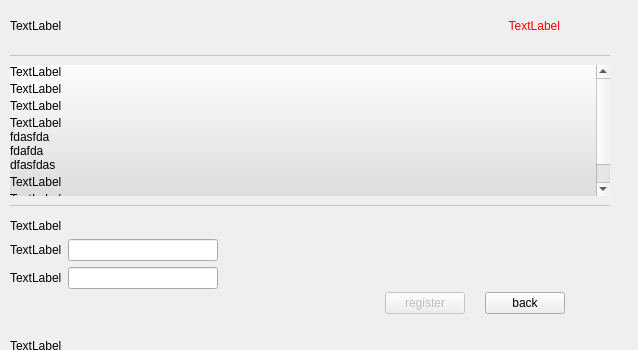
<?xml version="1.0" encoding="UTF-8"?>
<ui version="4.0">
 <class>Form</class>
 <widget class="QWidget" name="Form">
  <property name="geometry">
   <rect>
    <x>0</x>
    <y>0</y>
    <width>638</width>
    <height>350</height>
   </rect>
  </property>
  <property name="windowTitle">
   <string>Form</string>
  </property>
  <widget class="QScrollArea" name="scrollArea">
   <property name="geometry">
    <rect>
     <x>10</x>
     <y>65</y>
     <width>600</width>
     <height>131</height>
    </rect>
   </property>
   <property name="frameShape">
    <enum>QFrame::NoFrame</enum>
   </property>
   <property name="frameShadow">
    <enum>QFrame::Plain</enum>
   </property>
   <property name="widgetResizable">
    <bool>true</bool>
   </property>
   <widget class="QWidget" name="scrollAreaWidgetContents">
    <property name="geometry">
     <rect>
      <x>0</x>
      <y>0</y>
      <width>584</width>
      <height>144</height>
     </rect>
    </property>
    <property name="styleSheet">
     <string notr="true">background-color: qlineargradient(spread:pad, x1:0, y1:0, x2:0, y2:1, stop:0 rgb(253, 253, 253, 253), stop:1 rgb(214, 214, 214, 253));</string>
    </property>
    <layout class="QVBoxLayout" name="verticalLayout">
     <property name="spacing">
      <number>3</number>
     </property>
     <property name="margin">
      <number>0</number>
     </property>
     <item>
      <widget class="QLabel" name="lab_desc">
       <property name="styleSheet">
        <string notr="true">background-color: none;</string>
       </property>
       <property name="text">
        <string>TextLabel</string>
       </property>
       <property name="wordWrap">
        <bool>true</bool>
       </property>
       <property name="openExternalLinks">
        <bool>false</bool>
       </property>
      </widget>
     </item>
     <item>
      <widget class="QLabel" name="lab_how">
       <property name="styleSheet">
        <string notr="true">background-color: none;</string>
       </property>
       <property name="text">
        <string>TextLabel</string>
       </property>
       <property name="wordWrap">
        <bool>true</bool>
       </property>
      </widget>
     </item>
     <item>
      <widget class="QLabel" name="lab_step1">
       <property name="styleSheet">
        <string notr="true">background-color: none;</string>
       </property>
       <property name="text">
        <string>TextLabel</string>
       </property>
       <property name="wordWrap">
        <bool>true</bool>
       </property>
       <property name="openExternalLinks">
        <bool>false</bool>
       </property>
      </widget>
     </item>
     <item>
      <widget class="QLabel" name="lab_step2">
       <property name="styleSheet">
        <string notr="true">background-color: none;</string>
       </property>
       <property name="text">
        <string>TextLabel
fdasfda
fdafda
dfasfdas</string>
       </property>
       <property name="wordWrap">
        <bool>true</bool>
       </property>
       <property name="openExternalLinks">
        <bool>false</bool>
       </property>
      </widget>
     </item>
     <item>
      <widget class="QLabel" name="lab_step3">
       <property name="styleSheet">
        <string notr="true">background-color: none;</string>
       </property>
       <property name="text">
        <string>TextLabel</string>
       </property>
       <property name="wordWrap">
        <bool>true</bool>
       </property>
       <property name="openExternalLinks">
        <bool>false</bool>
       </property>
      </widget>
     </item>
     <item>
      <widget class="QLabel" name="lab_step4">
       <property name="styleSheet">
        <string notr="true">background-color: none;</string>
       </property>
       <property name="text">
        <string>TextLabel</string>
       </property>
       <property name="wordWrap">
        <bool>true</bool>
       </property>
       <property name="openExternalLinks">
        <bool>false</bool>
       </property>
      </widget>
     </item>
     <item>
      <widget class="QLabel" name="lab_note">
       <property name="styleSheet">
        <string notr="true">background-color: none;</string>
       </property>
       <property name="text">
        <string>TextLabel</string>
       </property>
       <property name="wordWrap">
        <bool>true</bool>
       </property>
       <property name="openExternalLinks">
        <bool>false</bool>
       </property>
      </widget>
     </item>
    </layout>
   </widget>
  </widget>
  <widget class="QStackedWidget" name="stack_register">
   <property name="geometry">
    <rect>
     <x>10</x>
     <y>210</y>
     <width>621</width>
     <height>120</height>
    </rect>
   </property>
   <property name="currentIndex">
    <number>0</number>
   </property>
   <widget class="QWidget" name="page">
    <layout class="QVBoxLayout" name="verticalLayout_6">
     <property name="spacing">
      <number>3</number>
     </property>
     <property name="leftMargin">
      <number>0</number>
     </property>
     <property name="topMargin">
      <number>6</number>
     </property>
     <property name="rightMargin">
      <number>0</number>
     </property>
     <property name="bottomMargin">
      <number>0</number>
     </property>
     <item>
      <widget class="QFrame" name="frame_8">
       <property name="frameShape">
        <enum>QFrame::NoFrame</enum>
       </property>
       <property name="frameShadow">
        <enum>QFrame::Raised</enum>
       </property>
       <layout class="QHBoxLayout" name="horizontalLayout_7">
        <property name="margin">
         <number>0</number>
        </property>
        <item>
         <widget class="QLabel" name="lab_recount">
          <property name="styleSheet">
           <string notr="true">background-color: none;</string>
          </property>
          <property name="text">
           <string>TextLabel</string>
          </property>
          <property name="openExternalLinks">
           <bool>false</bool>
          </property>
         </widget>
        </item>
        <item>
         <spacer name="horizontalSpacer_7">
          <property name="orientation">
           <enum>Qt::Horizontal</enum>
          </property>
          <property name="sizeHint" stdset="0">
           <size>
            <width>554</width>
            <height>20</height>
           </size>
          </property>
         </spacer>
        </item>
       </layout>
      </widget>
     </item>
     <item>
      <widget class="QFrame" name="frame_6">
       <property name="frameShape">
        <enum>QFrame::NoFrame</enum>
       </property>
       <property name="frameShadow">
        <enum>QFrame::Raised</enum>
       </property>
       <layout class="QHBoxLayout" name="horizontalLayout_5">
        <property name="margin">
         <number>0</number>
        </property>
        <item>
         <layout class="QVBoxLayout" name="verticalLayout_5">
          <item>
           <widget class="QLabel" name="lab_usr">
            <property name="sizePolicy">
             <sizepolicy hsizetype="Preferred" vsizetype="Preferred">
              <horstretch>0</horstretch>
              <verstretch>0</verstretch>
             </sizepolicy>
            </property>
            <property name="text">
             <string>TextLabel</string>
            </property>
           </widget>
          </item>
          <item>
           <widget class="QLabel" name="lab_pwd">
            <property name="text">
             <string>TextLabel</string>
            </property>
           </widget>
          </item>
         </layout>
        </item>
        <item>
         <layout class="QVBoxLayout" name="verticalLayout_4">
          <item>
           <widget class="QLineEdit" name="edt_usr">
            <property name="sizePolicy">
             <sizepolicy hsizetype="Preferred" vsizetype="Fixed">
              <horstretch>0</horstretch>
              <verstretch>0</verstretch>
             </sizepolicy>
            </property>
            <property name="minimumSize">
             <size>
              <width>150</width>
              <height>0</height>
             </size>
            </property>
            <property name="maxLength">
             <number>32</number>
            </property>
           </widget>
          </item>
          <item>
           <widget class="QLineEdit" name="edt_pwd">
            <property name="sizePolicy">
             <sizepolicy hsizetype="Preferred" vsizetype="Fixed">
              <horstretch>0</horstretch>
              <verstretch>0</verstretch>
             </sizepolicy>
            </property>
            <property name="maxLength">
             <number>32</number>
            </property>
           </widget>
          </item>
         </layout>
        </item>
        <item>
         <spacer name="horizontalSpacer_6">
          <property name="orientation">
           <enum>Qt::Horizontal</enum>
          </property>
          <property name="sizeHint" stdset="0">
           <size>
            <width>271</width>
            <height>20</height>
           </size>
          </property>
         </spacer>
        </item>
       </layout>
      </widget>
     </item>
     <item>
      <widget class="QFrame" name="frame_5">
       <property name="frameShape">
        <enum>QFrame::NoFrame</enum>
       </property>
       <property name="frameShadow">
        <enum>QFrame::Raised</enum>
       </property>
       <layout class="QHBoxLayout" name="horizontalLayout_4">
        <property name="spacing">
         <number>20</number>
        </property>
        <property name="leftMargin">
         <number>0</number>
        </property>
        <property name="topMargin">
         <number>0</number>
        </property>
        <property name="rightMargin">
         <number>66</number>
        </property>
        <property name="bottomMargin">
         <number>0</number>
        </property>
        <item>
         <spacer name="horizontalSpacer_4">
          <property name="orientation">
           <enum>Qt::Horizontal</enum>
          </property>
          <property name="sizeHint" stdset="0">
           <size>
            <width>408</width>
            <height>20</height>
           </size>
          </property>
         </spacer>
        </item>
        <item>
         <widget class="QPushButton" name="but_register">
          <property name="enabled">
           <bool>false</bool>
          </property>
          <property name="text">
           <string>register</string>
          </property>
          <property name="autoDefault">
           <bool>true</bool>
          </property>
         </widget>
        </item>
        <item>
         <widget class="QPushButton" name="but_back">
          <property name="text">
           <string>back</string>
          </property>
          <property name="autoDefault">
           <bool>true</bool>
          </property>
         </widget>
        </item>
       </layout>
      </widget>
     </item>
     <item>
      <spacer name="verticalSpacer">
       <property name="orientation">
        <enum>Qt::Vertical</enum>
       </property>
       <property name="sizeHint" stdset="0">
        <size>
         <width>20</width>
         <height>40</height>
        </size>
       </property>
      </spacer>
     </item>
    </layout>
   </widget>
   <widget class="QWidget" name="page_2">
    <layout class="QVBoxLayout" name="verticalLayout_3">
     <property name="spacing">
      <number>3</number>
     </property>
     <property name="leftMargin">
      <number>0</number>
     </property>
     <property name="topMargin">
      <number>6</number>
     </property>
     <property name="rightMargin">
      <number>0</number>
     </property>
     <property name="bottomMargin">
      <number>0</number>
     </property>
     <item>
      <widget class="QFrame" name="frame_3">
       <property name="frameShape">
        <enum>QFrame::NoFrame</enum>
       </property>
       <property name="frameShadow">
        <enum>QFrame::Plain</enum>
       </property>
       <layout class="QVBoxLayout" name="verticalLayout_2">
        <property name="margin">
         <number>0</number>
        </property>
        <item>
         <layout class="QHBoxLayout" name="horizontalLayout_2">
          <item>
           <widget class="QLabel" name="lab_buttom1">
            <property name="sizePolicy">
             <sizepolicy hsizetype="Expanding" vsizetype="Preferred">
              <horstretch>0</horstretch>
              <verstretch>0</verstretch>
             </sizepolicy>
            </property>
            <property name="text">
             <string>lab_start</string>
            </property>
            <property name="wordWrap">
             <bool>false</bool>
            </property>
           </widget>
          </item>
          <item>
           <widget class="QLabel" name="lab_registered_usr">
            <property name="sizePolicy">
             <sizepolicy hsizetype="Expanding" vsizetype="Preferred">
              <horstretch>0</horstretch>
              <verstretch>0</verstretch>
             </sizepolicy>
            </property>
            <property name="text">
             <string>lab_start</string>
            </property>
            <property name="wordWrap">
             <bool>true</bool>
            </property>
           </widget>
          </item>
          <item>
           <spacer name="horizontalSpacer_3">
            <property name="orientation">
             <enum>Qt::Horizontal</enum>
            </property>
            <property name="sizeHint" stdset="0">
             <size>
              <width>40</width>
              <height>20</height>
             </size>
            </property>
           </spacer>
          </item>
         </layout>
        </item>
        <item>
         <widget class="QLabel" name="lab_buttom2">
          <property name="text">
           <string>lab_start</string>
          </property>
          <property name="wordWrap">
           <bool>true</bool>
          </property>
         </widget>
        </item>
        <item>
         <widget class="QLabel" name="lab_buttom3">
          <property name="text">
           <string>lab_start</string>
          </property>
          <property name="wordWrap">
           <bool>true</bool>
          </property>
         </widget>
        </item>
        <item>
         <widget class="QFrame" name="frame_2">
          <property name="frameShape">
           <enum>QFrame::NoFrame</enum>
          </property>
          <property name="frameShadow">
           <enum>QFrame::Plain</enum>
          </property>
          <layout class="QHBoxLayout" name="horizontalLayout_3">
           <property name="spacing">
            <number>20</number>
           </property>
           <property name="leftMargin">
            <number>0</number>
           </property>
           <property name="topMargin">
            <number>0</number>
           </property>
           <property name="rightMargin">
            <number>66</number>
           </property>
           <property name="bottomMargin">
            <number>0</number>
           </property>
           <item>
            <spacer name="horizontalSpacer">
             <property name="orientation">
              <enum>Qt::Horizontal</enum>
             </property>
             <property name="sizeHint" stdset="0">
              <size>
               <width>397</width>
               <height>20</height>
              </size>
             </property>
            </spacer>
           </item>
           <item>
            <widget class="QPushButton" name="but_unregister">
             <property name="text">
              <string>PushButton</string>
             </property>
             <property name="autoDefault">
              <bool>true</bool>
             </property>
            </widget>
           </item>
           <item>
            <widget class="QPushButton" name="but_back2">
             <property name="text">
              <string>PushButton</string>
             </property>
             <property name="autoDefault">
              <bool>true</bool>
             </property>
            </widget>
           </item>
          </layout>
         </widget>
        </item>
        <item>
         <spacer name="verticalSpacer_2">
          <property name="orientation">
           <enum>Qt::Vertical</enum>
          </property>
          <property name="sizeHint" stdset="0">
           <size>
            <width>20</width>
            <height>40</height>
           </size>
          </property>
         </spacer>
        </item>
       </layout>
      </widget>
     </item>
    </layout>
   </widget>
  </widget>
  <widget class="QFrame" name="frame">
   <property name="geometry">
    <rect>
     <x>10</x>
     <y>0</y>
     <width>591</width>
     <height>52</height>
    </rect>
   </property>
   <property name="frameShape">
    <enum>QFrame::NoFrame</enum>
   </property>
   <property name="frameShadow">
    <enum>QFrame::Plain</enum>
   </property>
   <layout class="QHBoxLayout" name="horizontalLayout">
    <property name="margin">
     <number>0</number>
    </property>
    <item>
     <widget class="QLabel" name="lab_readyshare">
      <property name="sizePolicy">
       <sizepolicy hsizetype="Preferred" vsizetype="Preferred">
        <horstretch>0</horstretch>
        <verstretch>0</verstretch>
       </sizepolicy>
      </property>
      <property name="text">
       <string>TextLabel</string>
      </property>
     </widget>
    </item>
    <item>
     <spacer name="horizontalSpacer_2">
      <property name="orientation">
       <enum>Qt::Horizontal</enum>
      </property>
      <property name="sizeHint" stdset="0">
       <size>
        <width>40</width>
        <height>20</height>
       </size>
      </property>
     </spacer>
    </item>
    <item>
     <widget class="QLabel" name="lab_error">
      <property name="sizePolicy">
       <sizepolicy hsizetype="Expanding" vsizetype="Preferred">
        <horstretch>0</horstretch>
        <verstretch>0</verstretch>
       </sizepolicy>
      </property>
      <property name="styleSheet">
       <string notr="true">color: rgb(255, 0, 0);</string>
      </property>
      <property name="text">
       <string>TextLabel</string>
      </property>
      <property name="alignment">
       <set>Qt::AlignRight|Qt::AlignTrailing|Qt::AlignVCenter</set>
      </property>
      <property name="wordWrap">
       <bool>true</bool>
      </property>
     </widget>
    </item>
    <item>
     <widget class="QFrame" name="fr_pi">
      <property name="sizePolicy">
       <sizepolicy hsizetype="Preferred" vsizetype="Expanding">
        <horstretch>0</horstretch>
        <verstretch>0</verstretch>
       </sizepolicy>
      </property>
      <property name="minimumSize">
       <size>
        <width>35</width>
        <height>35</height>
       </size>
      </property>
      <property name="maximumSize">
       <size>
        <width>35</width>
        <height>35</height>
       </size>
      </property>
      <property name="frameShape">
       <enum>QFrame::NoFrame</enum>
      </property>
      <property name="frameShadow">
       <enum>QFrame::Plain</enum>
      </property>
     </widget>
    </item>
   </layout>
  </widget>
  <widget class="QFrame" name="split_line">
   <property name="geometry">
    <rect>
     <x>10</x>
     <y>205</y>
     <width>600</width>
     <height>1</height>
    </rect>
   </property>
   <property name="styleSheet">
    <string notr="true">border:1px solid #C4C4C3</string>
   </property>
   <property name="frameShape">
    <enum>QFrame::HLine</enum>
   </property>
   <property name="frameShadow">
    <enum>QFrame::Sunken</enum>
   </property>
   <property name="split_line" stdset="0">
    <string>1</string>
   </property>
  </widget>
  <widget class="QFrame" name="frame_7">
   <property name="geometry">
    <rect>
     <x>10</x>
     <y>55</y>
     <width>600</width>
     <height>1</height>
    </rect>
   </property>
   <property name="styleSheet">
    <string notr="true">border:1px solid #C4C4C3</string>
   </property>
   <property name="frameShape">
    <enum>QFrame::HLine</enum>
   </property>
   <property name="frameShadow">
    <enum>QFrame::Sunken</enum>
   </property>
   <property name="split_line" stdset="0">
    <string>1</string>
   </property>
  </widget>
  <widget class="QLabel" name="lab_start">
   <property name="geometry">
    <rect>
     <x>10</x>
     <y>340</y>
     <width>589</width>
     <height>12</height>
    </rect>
   </property>
   <property name="styleSheet">
    <string notr="true">background-color: none;</string>
   </property>
   <property name="text">
    <string>TextLabel</string>
   </property>
  </widget>
 </widget>
 <resources/>
 <connections/>
</ui>
